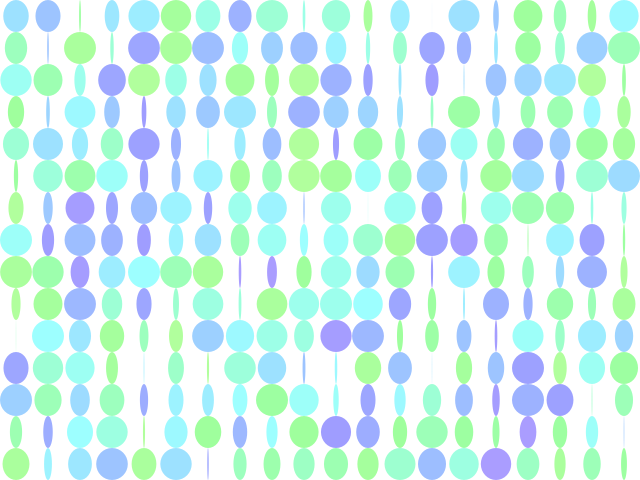
Frame 1 (no input)
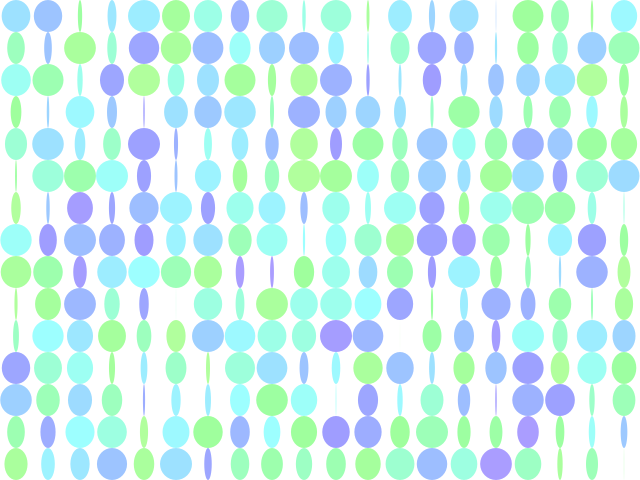
Frame 60 (the mouse pressed at the canvas centre just before this capture)
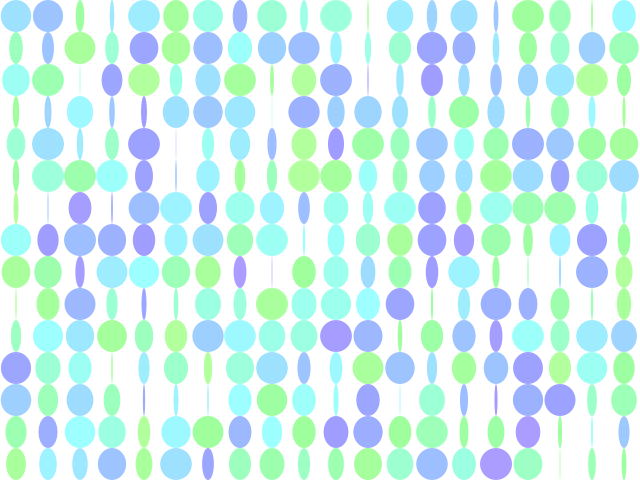
Frame 120 (the mouse held since frame 60 and released just before this capture)

The Processing sketch that drew these frames (run headless with seeded random() and noise(); from frame 60 on, the mouse is pressed at the canvas centre):

// Processing sketch: processing_47415
// ── processing_47415.pde

/* 
* "Circulos"
* A quick draft inspired by this image: http://goo.gl/XiJTm
* Colors aren't as cool as the original image, I'll leave it as a homework to you ;)
* Coded by: @ramayac
*/

int TAMANYO = 32;

class Circulo {
  int x, y;
  float w = random(0, TAMANYO);
  float h = TAMANYO;
  
  float escala = random(0, TAMANYO);

  color c;
 
  Circulo(int _x, int _y, color _c){
    x = _x;
    y = _y;
    c = _c;
  }
  
  Circulo(int _x, int _y, float _w, float _h, color _c){
    x = _x;
    y = _y;
    w = _w;
    h = _h;
    c = _c;
  }
  
  void varSizes(){
    escala += 0.05;
    float v = sin(escala)*TAMANYO;
    v = constrain(v, -TAMANYO, TAMANYO);
    w = v;
    //println("width: " + w + ", v: " + v);
  }
  
  void draw(){
   varSizes();      
   noStroke();
   fill(c);
   ellipse(x, y, w, h); 
  }
}

int bloquesX = 640 / TAMANYO;
int bloquesY = 480 / TAMANYO;
Circulo[][] circulos = new Circulo[bloquesX][bloquesY];

void setup(){
  colorMode(HSB, 100);
  
  color[] colores = new color[40];
  for (int i = 0; i < 40; i++) {
      colores[i] = color(i+30, 48, 100, 80);
  }
  
  size(640, 480); 
  for(int i = 0; i < bloquesX; i++){
    for(int j = 0; j < bloquesY; j++){
      int seleccion = (int)random(0,40);
      color c = colores[seleccion];
      circulos[i][j] = new Circulo(i*TAMANYO+(TAMANYO/2), j*TAMANYO+(TAMANYO/2), c);
    }
  }
  
  //colorMode(RGB, 100);
  smooth();
  frameRate(25);
}

void draw(){
  background(#ffffff);
  
  for(int i = 0; i < bloquesX; i++){
    for(int j = 0; j < bloquesY; j++){
      circulos[i][j].draw();
    }
  }
}
